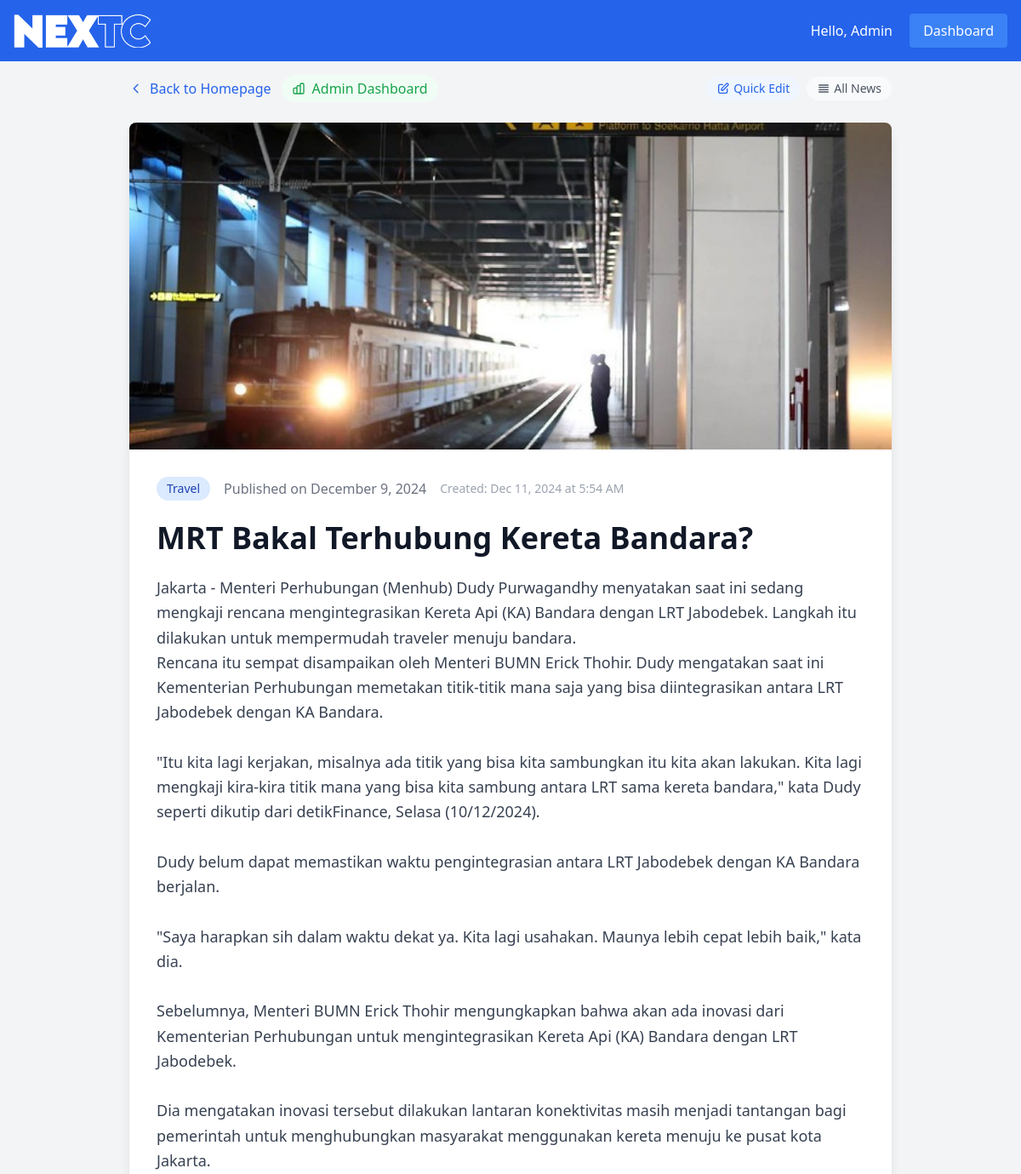
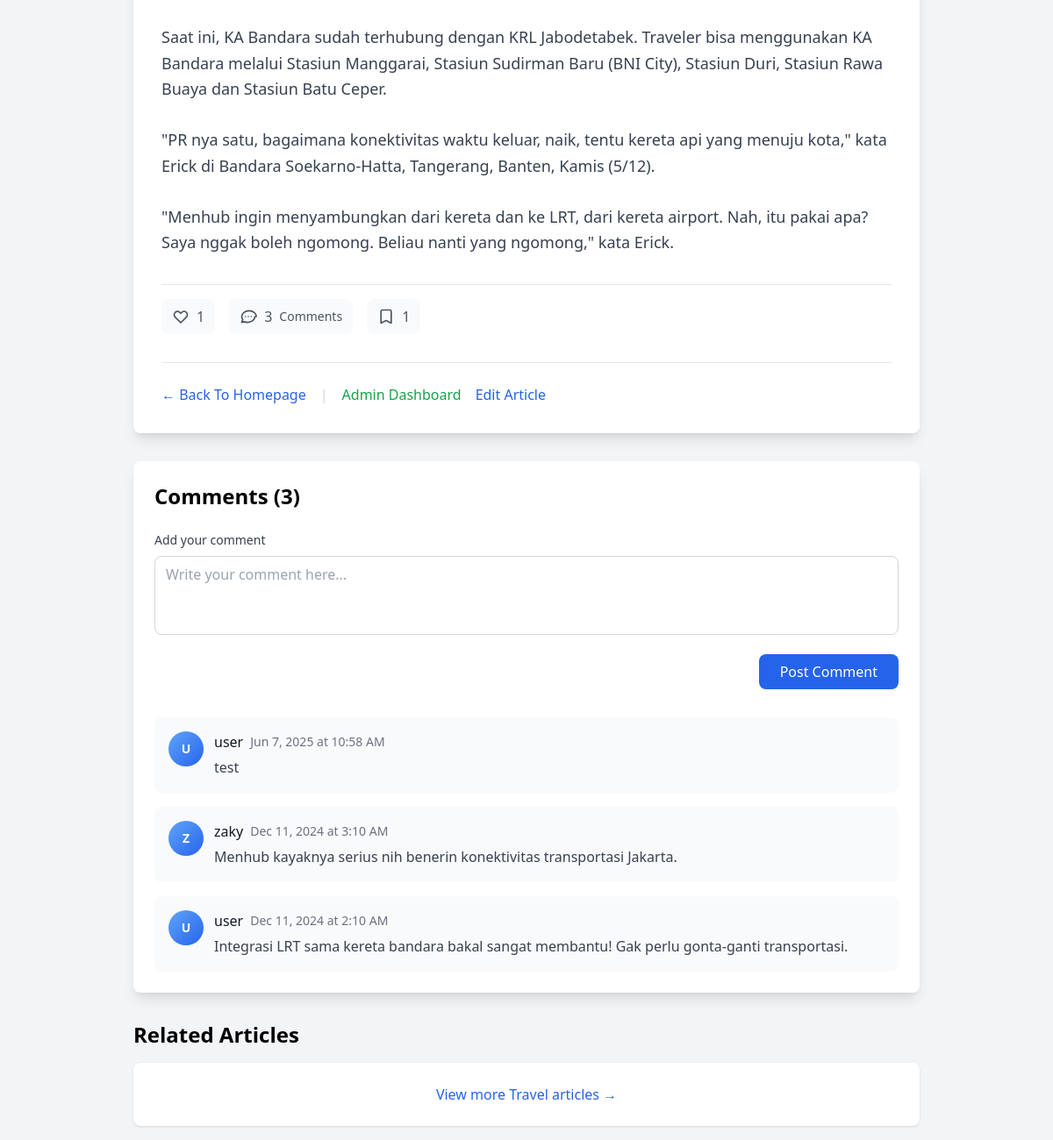
Page /news/10 (signed in) on the committed database (2 pictures, top to bottom).
### tables this page shows
CREATE TABLE `news` (
  `id` int(11) NOT NULL,
  `title` varchar(255) NOT NULL,
  `content` text NOT NULL,
  `release_date` date NOT NULL,
  `image` varchar(255) NOT NULL,
  `created_at` timestamp NOT NULL DEFAULT current_timestamp(),
  `category_id` int(11) DEFAULT NULL
);

CREATE TABLE `categories` (
  `id` int(11) NOT NULL,
  `name` varchar(100) NOT NULL,
  `created_at` timestamp NULL DEFAULT current_timestamp(),
  `updated_at` timestamp NULL DEFAULT current_timestamp() ON UPDATE current_timestamp()
);

CREATE TABLE `comments` (
  `id` int(11) NOT NULL,
  `user_id` int(11) NOT NULL,
  `news_id` int(11) NOT NULL,
  `comment_text` text NOT NULL,
  `created_at` timestamp NOT NULL DEFAULT current_timestamp()
);

CREATE TABLE `users` (
  `id` int(11) NOT NULL,
  `name` varchar(100) NOT NULL,
  `email` varchar(100) NOT NULL,
  `password` varchar(255) NOT NULL,
  `gender` enum('Male','Female','Other') NOT NULL,
  `birth_date` date NOT NULL,
  `role` enum('admin','user') DEFAULT 'user',
  `created_at` timestamp NOT NULL DEFAULT current_timestamp()
);

### app/views/components/comment_section.php (the view, shortened to what the rows shown need)
<?php
$news_id = $news_id ?? 0;
$comments = $comments ?? [];
$is_logged_in = isset($_SESSION['user_id']);
?>
<div class="mt-8 bg-white rounded-lg shadow-lg p-6">
    <h3 class="text-2xl font-bold mb-6">Comments (<?= count($comments) ?>)</h3>
    <?php if ($is_logged_in): ?>
        <div class="mb-8">
            <form onsubmit="addComment(event, <?= $news_id ?>)" class="space-y-4">
                <div>
                    <label for="comment_text" class="block text-sm font-medium text-gray-700 mb-2">
                        Add your comment
                    </label>
                    <textarea
                        name="comment_text"
                        id="comment_text_<?= $news_id ?>"
                        rows="3"
                        placeholder="Write your comment here..."
                        class="w-full px-3 py-2 border border-gray-300 rounded-lg focus:ring-2 focus:ring-blue-500 focus:border-transparent resize-none"
                        required></textarea>
                </div>
                <div class="flex justify-end">
                    <button
                        type="submit"
                        id="comment-submit-<?= $news_id ?>"
                        class="px-6 py-2 bg-blue-600 text-white rounded-lg hover:bg-blue-700 focus:ring-2 focus:ring-blue-500 transition-colors">
                        Post Comment
                    </button>
                </div>
            </form>
        </div>
    <?php endif; ?>
    <div id="comments-list-<?= $news_id ?>" class="space-y-4">
        <?php if (empty($comments)): ?>
            <div class="text-center py-8 text-gray-500" id="no-comments-<?= $news_id ?>">
                <svg class="mx-auto h-12 w-12 text-gray-400 mb-4" fill="none" viewBox="0 0 24 24" stroke="currentColor">
                    <path stroke-linecap="round" stroke-linejoin="round" stroke-width="2" d="M8 12h.01M12 12h.01M16 12h.01M21 12c0 4.418-4.477 8-10 8a9.863 9.863 0 01-4.255-.949L3 20l1.395-3.72C3.512 15.042 3 13.574 3 12c0-4.418 4.477-8 10-8s10 3.582 10 8z"></path>
                </svg>
                <p>No comments yet. Be the first to comment!</p>
            </div>
        <?php else: ?>
            <?php foreach ($comments as $comment): ?>
                <div class="comment-item bg-gray-50 rounded-lg p-4" id="comment-<?= $comment['id'] ?>">
                    <div class="flex items-start space-x-3">
                        <div class="w-10 h-10 bg-gradient-to-br from-blue-400 to-blue-600 rounded-full flex items-center justify-center flex-shrink-0">
                            <span class="text-white text-sm font-bold">
                                <?= strtoupper(substr($comment['user_name'], 0, 1)) ?>
                            </span>
                        </div>
                        <div class="flex-1 min-w-0">
                            <div class="flex items-center space-x-2 mb-1">
                                <h4 class="font-medium text-gray-900"><?= htmlspecialchars($comment['user_name']) ?></h4>
                                <span class="text-sm text-gray-500">
                                    <?= date('M j, Y \a\t g:i A', strtotime($comment['created_at'])) ?>
                                </span>
                            </div>
                            <p class="text-gray-700 leading-relaxed"><?= nl2br(htmlspecialchars($comment['comment_text'])) ?></p>
                        </div>
                    </div>
                </div>
            <?php endforeach; ?>
        <?php endif; ?>
    </div>
</div>

### app/views/home/detail_news.php (shortened to what the rows shown need)
<?php
require_once APP_PATH . '/views/layouts/header.php';
require_once APP_PATH . '/views/layouts/navbar.php';
?>
<div class="container mx-auto p-4">
    <div class="max-w-4xl mx-auto">
        <div class="mb-6 flex items-center justify-between">
            <div class="flex space-x-3">
                <a href="/" class="inline-flex items-center text-blue-600 hover:text-blue-800">
                    <svg class="w-4 h-4 mr-2" fill="none" stroke="currentColor" viewBox="0 0 24 24">
                        <path stroke-linecap="round" stroke-linejoin="round" stroke-width="2" d="M15 19l-7-7 7-7"></path>
                    </svg>
                    Back to Homepage
                </a>
                <?php if (isset($_SESSION['user_id']) && isset($_SESSION['role']) && $_SESSION['role'] === 'admin'): ?>
                    <a href="/admin/dashboard" class="inline-flex items-center text-green-600 hover:text-green-800 bg-green-50 px-3 py-1 rounded-full">
                        Admin Dashboard
                    </a>
                <?php endif; ?>
            </div>
            <?php if (isset($_SESSION['user_id']) && isset($_SESSION['role']) && $_SESSION['role'] === 'admin'): ?>
                <div class="flex space-x-2">
                    <a href="/admin/edit-news?id=<?= $news['id'] ?>"
                       class="inline-flex items-center text-blue-600 hover:text-blue-800 bg-blue-50 px-3 py-1 rounded-full text-sm">
                        <svg class="w-4 h-4 mr-1" fill="none" stroke="currentColor" viewBox="0 0 24 24">
                            <path stroke-linecap="round" stroke-linejoin="round" stroke-width="2" d="M11 5H6a2 2 0 00-2 2v11a2 2 0 002 2h11a2 2 0 002-2v-5m-1.414-9.414a2 2 0 112.828 2.828L11.828 15H9v-2.828l8.586-8.586z"></path>
                        </svg>
                        Quick Edit
                    </a>
                    <a href="/admin/news-list"
                       class="inline-flex items-center text-gray-600 hover:text-gray-800 bg-gray-50 px-3 py-1 rounded-full text-sm">
                        <svg class="w-4 h-4 mr-1" fill="none" stroke="currentColor" viewBox="0 0 24 24">
                            <path stroke-linecap="round" stroke-linejoin="round" stroke-width="2" d="M4 6h16M4 10h16M4 14h16M4 18h16"></path>
                        </svg>
                        All News
                    </a>
                </div>
            <?php endif; ?>
        </div>
        <article class="bg-white rounded-lg shadow-lg overflow-hidden">
            <img src="/<?= htmlspecialchars($news['image']) ?>"
                 alt="<?= htmlspecialchars($news['title']) ?>"
                 class="w-full h-64 md:h-96 object-cover">
            <div class="p-8">
                <div class="flex items-center mb-6">
                    <span class="bg-blue-100 text-blue-800 text-sm font-medium px-3 py-1 rounded-full">
                        <?= htmlspecialchars($news['categoryName']) ?>
                    </span>
                    <span class="text-gray-500 ml-4">
                        Published on <?= date('F j, Y', strtotime($news['release_date'])) ?>
                    </span>
                    <?php if (isset($_SESSION['user_id']) && isset($_SESSION['role']) && $_SESSION['role'] === 'admin'): ?>
                        <span class="text-gray-400 ml-4 text-sm">
                            Created: <?= date('M j, Y \a\t g:i A', strtotime($news['created_at'])) ?>
                        </span>
                    <?php endif; ?>
                </div>
                <h1 class="text-3xl md:text-4xl font-bold text-gray-900 mb-6 leading-tight">
                    <?= htmlspecialchars($news['title']) ?>
                </h1>
                <div class="prose max-w-none">
                    <div class="text-gray-700 leading-relaxed text-lg">
                        <?= nl2br(htmlspecialchars($news['content'])) ?>
                    </div>
                </div>
                <div class="mt-8">
                    <?php
                    include APP_PATH . '/views/components/interaction_buttons.php';
                    ?>
                </div>
                <div class="mt-8 pt-6 border-t border-gray-200">
                    <div class="flex items-center justify-between">
                        <div class="flex space-x-4">
                            <a href="/" class="text-blue-600 hover:text-blue-800">← Back To Homepage</a>
                            <?php if (isset($_SESSION['user_id']) && isset($_SESSION['role']) && $_SESSION['role'] === 'admin'): ?>
                                <span class="text-gray-300">|</span>
                                <a href="/admin/dashboard" class="text-green-600 hover:text-green-800">Admin Dashboard</a>
                                <a href="/admin/edit-news?id=<?= $news['id'] ?>" class="text-blue-600 hover:text-blue-800">Edit Article</a>
                            <?php endif; ?>
                        </div>
                    </div>
                </div>
            </div>
        </article>
        <?php
        $news_id = $news['id'];
        include APP_PATH . '/views/components/comment_section.php';
        ?>
        <div class="mt-8">
            <h3 class="text-2xl font-bold mb-4">Related Articles</h3>
            <div class="bg-white p-6 rounded-lg shadow">
                <p class="text-gray-600 text-center">
                    <a href="/?category=<?= urlencode($news['categoryId']) ?>" class="text-blue-600 hover:text-blue-800">
                        View more <?= htmlspecialchars($news['categoryName']) ?> articles →
                    </a>
                </p>
            </div>
        </div>
    </div>
</div>

### rows in the picture
news: image (picture), category.name "Travel", release_date "December 9, 2024", created_at "Dec 11, 2024 at 5:54 AM", title "MRT Bakal Terhubung Kereta Bandara?", content "Jakarta - Menteri Perhubungan (Menhub) Dudy Purwagandhy menyatakan saat ini sedang mengkaji rencana mengintegrasikan Kereta Api (KA) Bandara dengan LRT Jabodebek. Langkah itu dilakukan untuk mempermudah traveler menuju bandara. Rencana itu sempat disampaikan oleh Menteri BUMN Erick Thohir. Dudy mengatakan saat ini Kementerian Perhubungan memetakan titik-titik mana saja yang bisa diintegrasikan antara LRT Jabodebek dengan KA Bandara. \"Itu kita lagi kerjakan, misalnya ada titik yang bisa kita sambungkan itu kita akan lakukan. Kita lagi mengkaji kira-kira titik mana yang bisa kita sambung antara LRT sama kereta bandara,\" kata Dudy seperti dikutip dari detikFinance, Selasa (10/12/2024). Dudy…"
comments: user.name "U", user.name "user", created_at "Jun 7, 2025 at 10:58 AM", comment_text "test"
comments: user.name "Z", user.name "zaky", created_at "Dec 11, 2024 at 3:10 AM", comment_text "Menhub kayaknya serius nih benerin konektivitas transportasi Jakarta."
comments: user.name "U", user.name "user", created_at "Dec 11, 2024 at 2:10 AM", comment_text "Integrasi LRT sama kereta bandara bakal sangat membantu! Gak perlu gonta-ganti transportasi."

### other values in the picture
$counts['likes'] "1"
$counts['comments'] "3"
$counts['bookmarks'] "1"
count($comments) "3"
